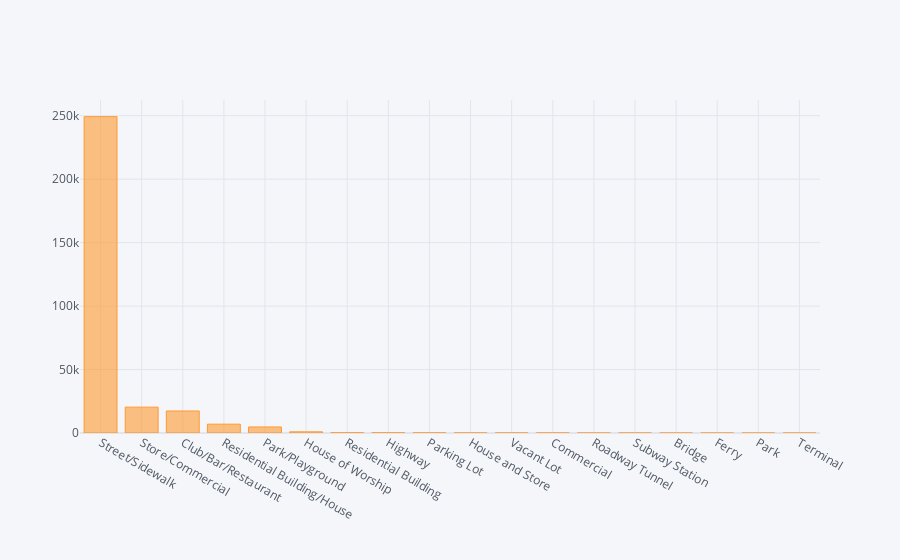

The notebook cell saved with this chart:
### Markdown cell above
Closed cases are more compare to open, assigned and draft cases.

### Code cell
df["Location Type"].value_counts().sort_values(ascending = False).iplot(kind = "bar")

### Figure 1 — Plotly figure (JSON) as saved in the notebook; plotly's stock layout.template omitted (floating-point values rounded to 4 significant figures)
{"data": [{"marker": {"color": "rgba(255, 153, 51, 0.6)", "line": {"color": "rgba(255, 153, 51, 1.0)", "width": 1}}, "name": "Location Type", "orientation": "v", "text": "", "type": "bar", "x": ["Street/Sidewalk", "Store/Commercial", "Club/Bar/Restaurant", "Residential Building/House", "Park/Playground", "House of Worship", "Residential Building", "Highway", "Parking Lot", "House and Store", "Vacant Lot", "Commercial", "Roadway Tunnel", "Subway Station", "Bridge", "Ferry", "Park", "Terminal"], "y": [249299, 20381, 17360, 6960, 4773, 929, 227, 215, 117, 93, 77, 62, 35, 34, 2, 1, 1, 1]}], "layout": {"legend": {"bgcolor": "#F5F6F9", "font": {"color": "#4D5663"}}, "paper_bgcolor": "#F5F6F9", "plot_bgcolor": "#F5F6F9", "title": {"font": {"color": "#4D5663"}}, "xaxis": {"gridcolor": "#E1E5ED", "showgrid": true, "tickfont": {"color": "#4D5663"}, "title": {"font": {"color": "#4D5663"}, "text": ""}, "zerolinecolor": "#E1E5ED"}, "yaxis": {"gridcolor": "#E1E5ED", "showgrid": true, "tickfont": {"color": "#4D5663"}, "title": {"font": {"color": "#4D5663"}, "text": ""}, "zerolinecolor": "#E1E5ED"}}}
